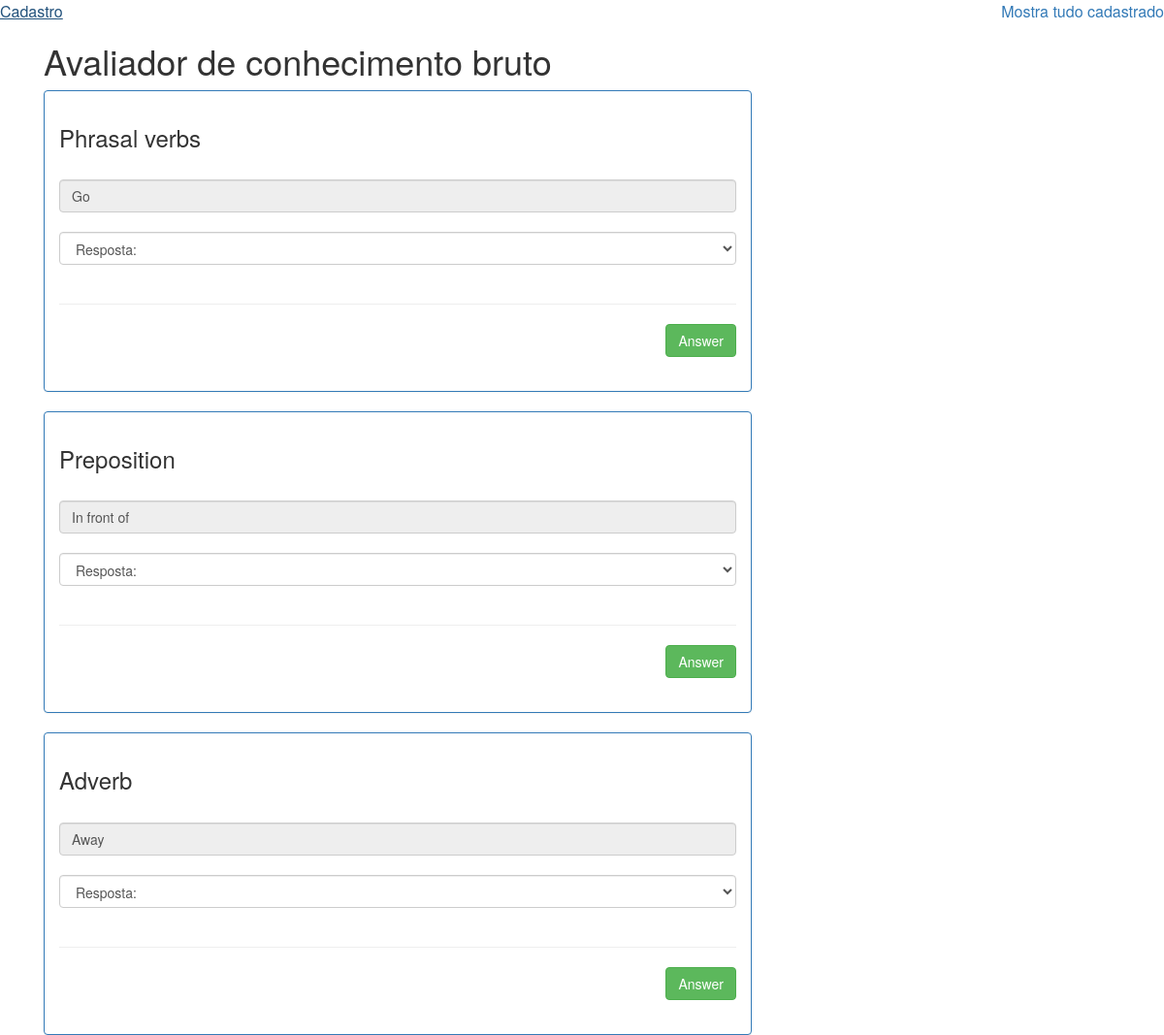
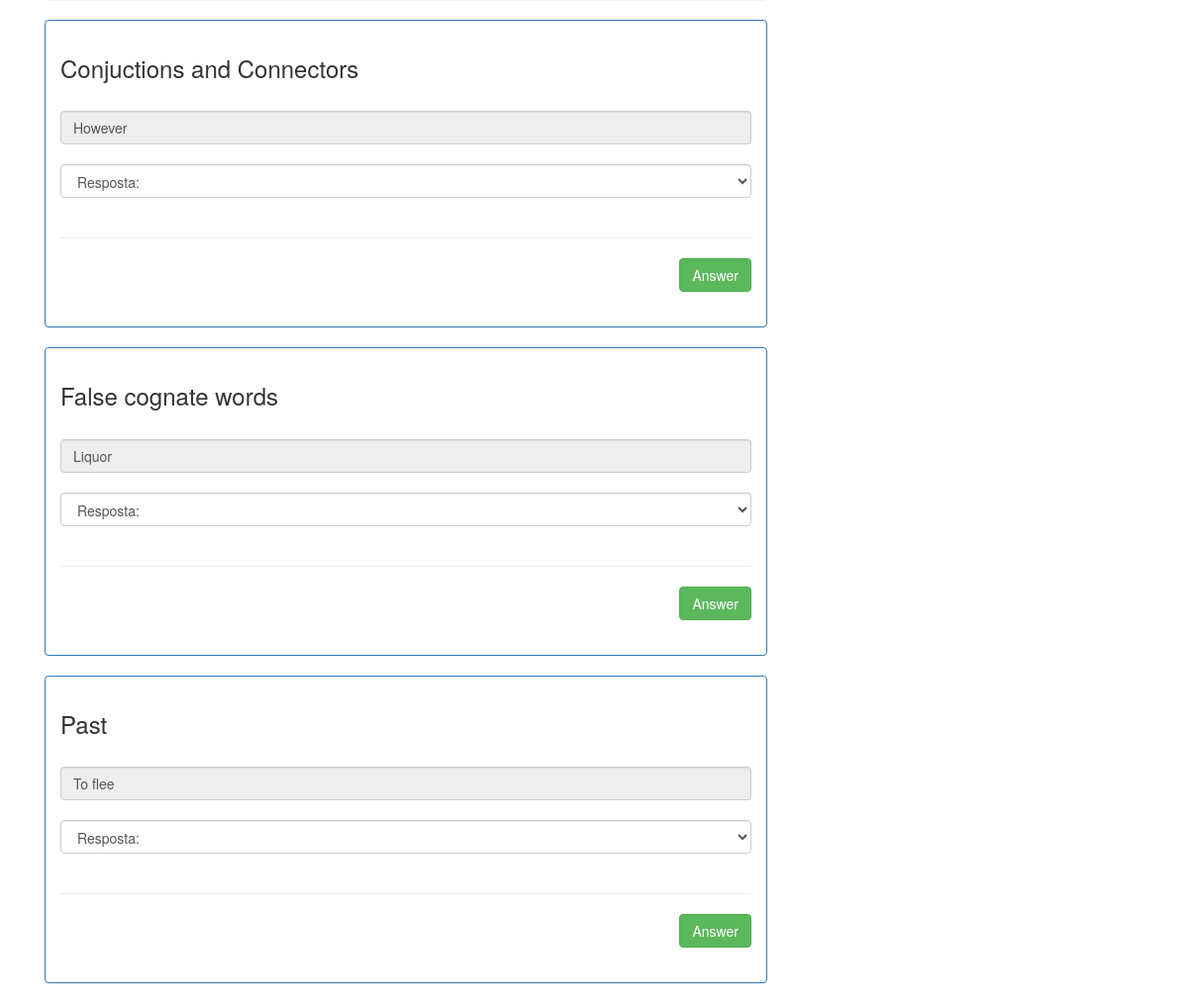
The page / on the database its author committed (2 pictures, top to bottom).
### tables this page shows
CREATE TABLE IF NOT EXISTS `traducao` (
  `id` int(11) NOT NULL AUTO_INCREMENT,
  `palavra` text NOT NULL,
  `traducao` text NOT NULL,
  `categoria` text NOT NULL,
  PRIMARY KEY (`id`)
);

CREATE TABLE IF NOT EXISTS `tempo_verbal` (
  `id` int(11) NOT NULL AUTO_INCREMENT,
  `infinitivo` text NOT NULL,
  `passado` text NOT NULL,
  `participio` text NOT NULL,
  `traducao` text NOT NULL,
  `categoria` text NOT NULL,
  PRIMARY KEY (`id`)
);

### index.php (the view, shortened to what this page needs)
<html>
<head>
    <link href="css/bootstrap.min.css" rel="stylesheet">
    <link href="css/ie10-viewport-bug-workaround.css" rel="stylesheet">
</head>
<body>
<?php
	include('class/conecta.php');
?>
<table width="100%">
<tr>
	<td>
		<a href="cadastro.php">Cadastro</a>
	</td>
	<td class="text-right">
		<a href="mostra_tudo.php">Mostra tudo cadastrado</a>
	</td>
</tr>
</table>
<div id="Banana" class="container">
<div class="col-xs-8 selectContainer">
<h1>Avaliador de conhecimento bruto</h1>
	<form id="Form0_Phrasal-verb" method="post" name="Form0_phrasal-verb" action="javascript:void%200" enctype="multipart/form-data">
	<?php
		$phrasal = mysqli_query($con,"SELECT * FROM traducao WHERE categoria = 'Phrasal verbs' ORDER BY rand()");
	?>
	<div class="panel panel-primary">
	<div class="panel-body">
		<h3 id="categoria">
			<?php
				$search = mysqli_fetch_array($phrasal);
				echo  ($search['categoria']);
			?>
		</h3>
		<br>
		<input type="text" class="form-control" readonly id="ingles" name="ingles" value="<?php echo  ($search['palavra']);?>">
		<select id="traducao" class="form-control" name="traducao" onChange="Send(this.value,'<?php echo  ($search['palavra']);?>')">
			<option value="">Resposta:</option>
		</select>
		<hr>
		<div class=text-right>
			<input type="button" class="btn btn-success"  name="answer" id="answer" onClick="Mostra_resposta()" value="Answer">
		</div>
		<br>
	</div>
	</div>
	</form>
	<form id="Form1_Preposition" method="post" name="Form1_preposition" action="javascript:void%200" enctype="multipart/form-data">
	<?php
		$preposition = mysqli_query($con,"SELECT * FROM traducao WHERE categoria = 'Preposition' ORDER BY rand()");
	?>
	<div class="panel panel-primary">
	<div class="panel-body">
		<h3 id="categoria">
			<?php
				$search1 = mysqli_fetch_array($preposition);
				echo  ($search1['categoria']);
			?>
		</h3>
		<br>
		<input type="text" class="form-control" readonly id="ingles" value="<?php echo  ($search1['palavra']);?>">
		<select id="traducao" class="form-control" name="traducao" onChange="Send(this.value,'<?php echo  ($search1['palavra']);?>')">
			<option value="">Resposta:</option>
		</select>
		<hr>
		<div class=text-right>
			<input type="button" class="btn btn-success"  name="answer" id="answer" onClick="Mostra_resposta()" value="Answer">
		</div>
		<br>
	</div>
	</div>
	</form>
	<form id="Form2_Adverb" method="post" name="Form2_adverb" action="javascript:void%200" enctype="multipart/form-data">
	<?php
		$adverb = mysqli_query($con,"SELECT * FROM traducao WHERE categoria = 'Adverb' ORDER BY rand()");
	?>
	<div class="panel panel-primary">
	<div class="panel-body">
		<h3 id="categoria">
			<?php
				$search2 = mysqli_fetch_array($adverb);
				echo  ($search2['categoria']);
			?>
		</h3>
		<br>
		<input type="text" class="form-control" readonly id="ingles" value="<?php echo  ($search2['palavra']);?>">
		<select id="traducao" class="form-control" name="traducao" onChange="Send(this.value,'<?php echo  ($search2['palavra']);?>')">
			<option value="">Resposta:</option>
		</select>
		<hr>
		<div class=text-right>
			<input type="button" class="btn btn-success"  name="answer" id="answer" onClick="Mostra_resposta()" value="Answer">
		</div>
		<br>
	</div>
	</div>
	</form>
	<form id="Form3_Conjuctions-and-Connectors" method="post" name="Form3_Conjuctions-and-Connectors" action="javascript:void%200" enctype="multipart/form-data">
	<?php
		$conjuction = mysqli_query($con,"SELECT * FROM traducao WHERE categoria = 'Conjuctions and Connectors' ORDER BY rand()");
	?>
	<div class="panel panel-primary">
	<div class="panel-body">
		<h3 id="categoria">
			<?php
				$search3 = mysqli_fetch_array($conjuction);
				echo  ($search3['categoria']);
			?>
		</h3>
		<br>
		<input type="text" class="form-control" readonly id="ingles" value="<?php echo  ($search3['palavra']);?>">
		<select id="traducao" class="form-control" name="traducao" onChange="Send(this.value,'<?php echo  ($search3['palavra']);?>')">
			<option value="">Resposta:</option>
		</select>
		<hr>
		<div class=text-right>
			<input type="button" class="btn btn-success"  name="answer" id="answer" onClick="Mostra_resposta()" value="Answer">
		</div>
		<br>
	</div>
	</div>
	</form>
	<form id="Form4_False-cognate-words" method="post" name="Form4_False-cognate-words" action="javascript:void%200" enctype="multipart/form-data">
	<?php
		$false = mysqli_query($con,"SELECT * FROM traducao WHERE categoria = 'False cognate words' ORDER BY rand()");
	?>
	<div class="panel panel-primary">
	<div class="panel-body">
		<h3 id="categoria">
			<?php
				$search4 = mysqli_fetch_array($false);
				echo  ($search4['categoria']);
			?>
		</h3>
		<br>
		<input type="text" class="form-control" readonly id="ingles" value="<?php echo  ($search4['palavra']);?>">
		<select id="traducao" class="form-control" name="traducao" onChange="Send(this.value,'<?php echo  ($search4['palavra']);?>')">
			<option value="">Resposta:</option>
		</select>
		<hr>
		<div class=text-right>
			<input type="button" class="btn btn-success"  name="answer" id="answer" onClick="Mostra_resposta()" value="Answer">
		</div>
		<br>
	</div>
	</div>
	</form>
	<form id="theForm2" method="post" name="theForm2" action="javascript:void%200" enctype="multipart/form-data">
	<?php
		$busca = mysqli_query($con,"SELECT * FROM tempo_verbal ORDER BY rand()");
	?>
	<div class="panel panel-primary">
	<div class="panel-body">
		<?php
			$choice = rand(0,2);
			$search = mysqli_fetch_array($busca);
		?>
		<h3 id="categoria">
			<?php
				if($choice == 0)
				{
					echo "Past";
				}else if($choice == 1)
				{
					echo "Past Participle";
				}else
				{
					echo "Tradução";
				}
			?>
		</h3>
		<br>
		<input type="text" readonly class="form-control" id="infinitivo" value="<?php echo  ($search['infinitivo']);?>">
		<select id="flexao" class="form-control" name="flexao" onChange="Send2(this.value)">
			<option value="">Resposta:</option>
		</select>
		<hr>
		<div class=text-right>
			<input type="button" class="btn btn-success" name="answer_verb" id="answer_verb" onClick="Mostra_resposta_verbo()" value="Answer">
		</div>
		<br>
	</div>
	</div>
	</form>
</div>
</div>
</body>
</html>

### rows shown on the page
traducao: categoria "Phrasal verbs", ingles "Go"
traducao: categoria "Preposition", palavra "In front of"
traducao: categoria "Adverb", palavra "Away"
traducao: categoria "Conjuctions and Connectors", palavra "However"
traducao: categoria "False cognate words", palavra "Liquor"
tempo_verbal: infinitivo "To flee"
